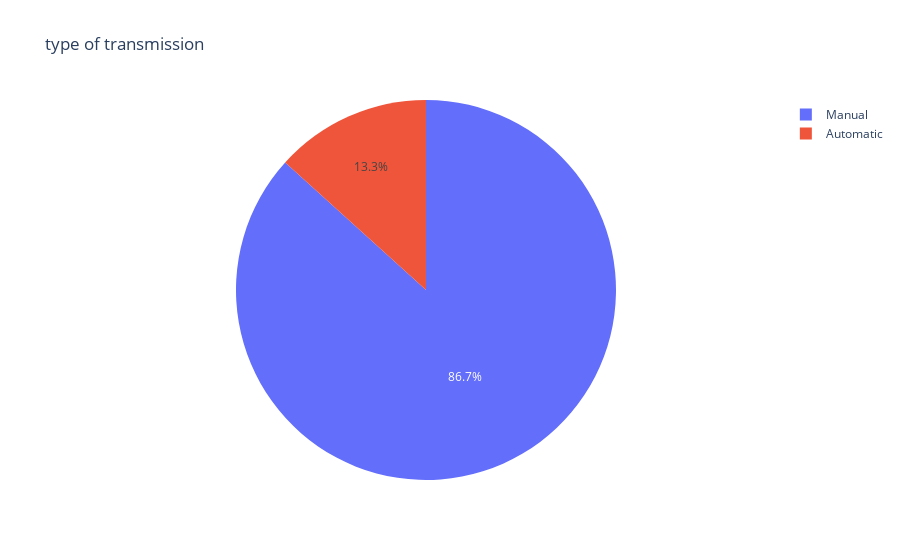

The code cell stored with this chart in its notebook:
### Markdown cell above
### Plotting the Transmission type:

### Code cell
px.pie(df3,names = 'Transmission', title = 'type of transmission')

### Figure 1 — Plotly figure (JSON) as saved in the notebook; plotly's stock layout.template omitted (floating-point values rounded to 4 significant figures; data arrays with more than 128 entries replaced by an {"elided": "..."} marker saying what was removed)
{"data": [{"domain": {"x": [0, 1], "y": [0, 1]}, "hovertemplate": "Transmission=%{label}<extra></extra>", "labels": {"elided": "301 str values"}, "legendgroup": "", "name": "", "showlegend": true, "type": "pie"}], "layout": {"legend": {"tracegroupgap": 0}, "title": {"text": "type of transmission"}}}
